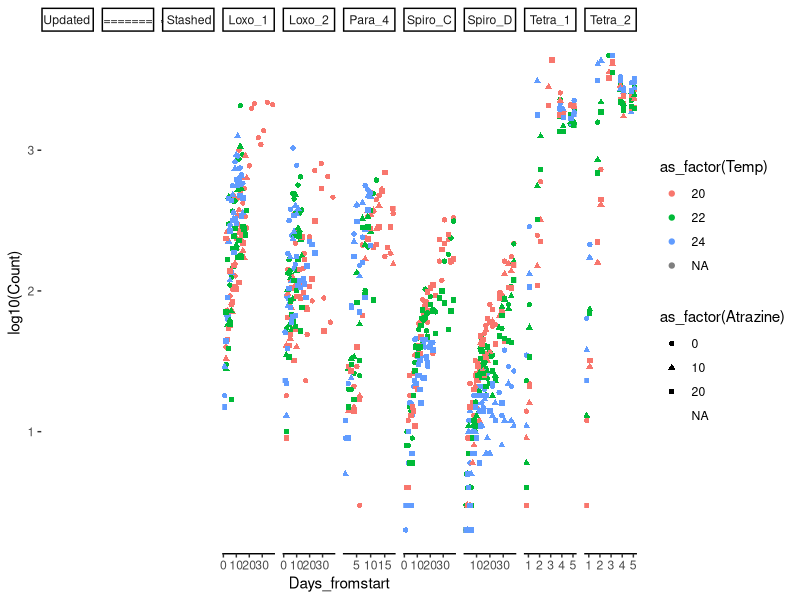
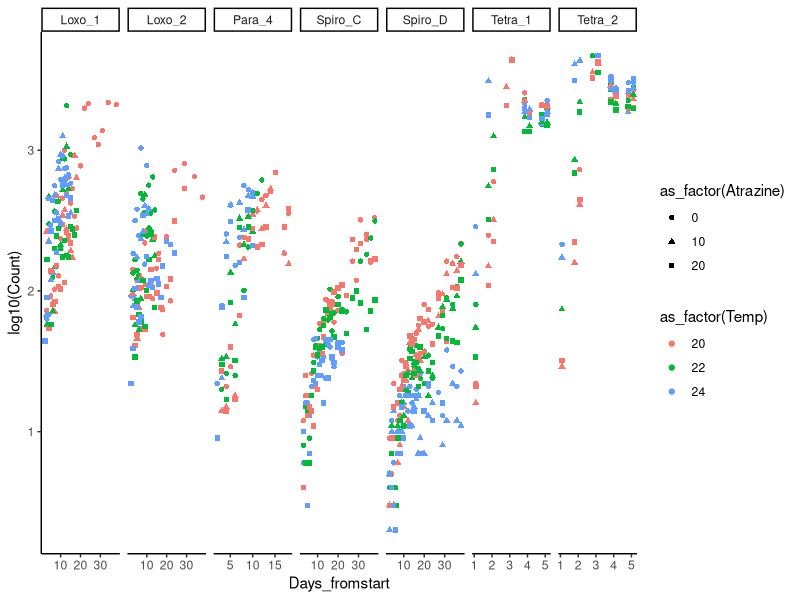
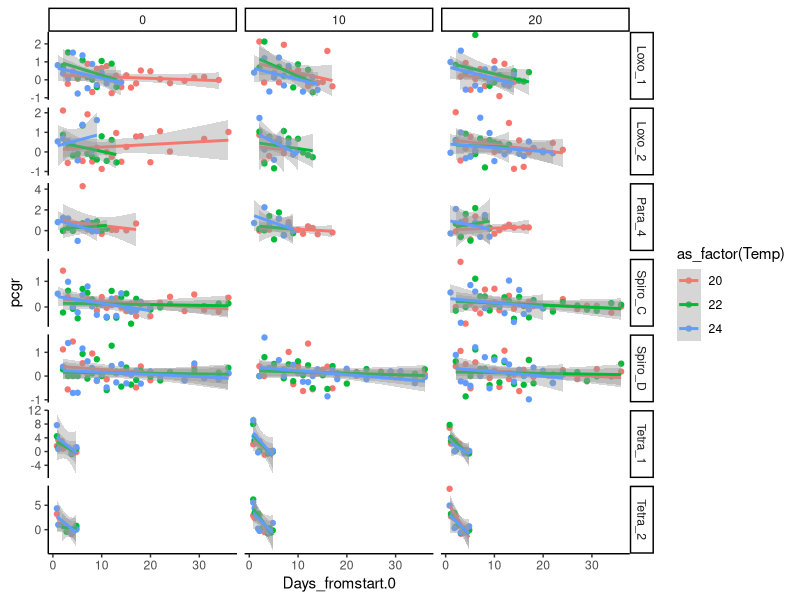
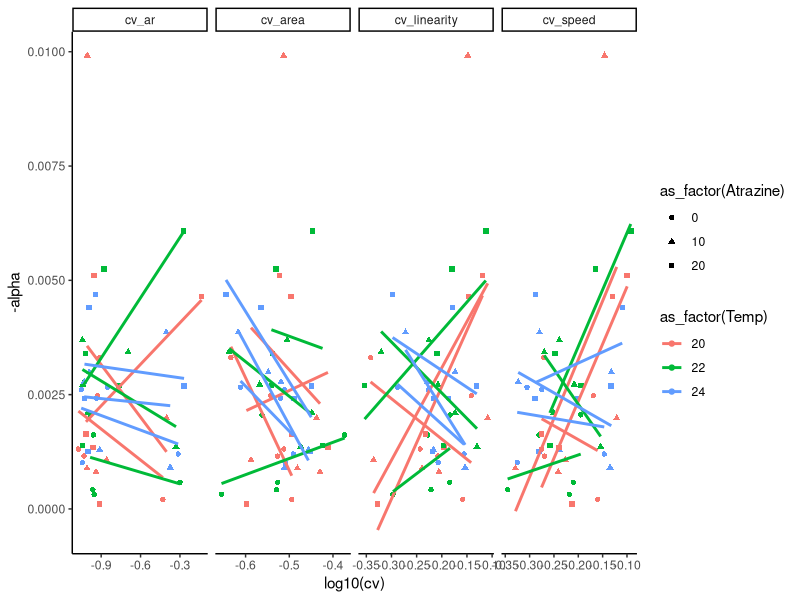

Source code (R) for these figures, in order: (Note: this script raises an error after producing the figures.)
library(tidyverse)
library(lubridate)

# CILIATES ------
## Import data and compute pcgr----
data_cilia <- read.csv("ciliates/DIVERCE_TdB_Ciliates_Traits.csv") %>%
  group_by(Atrazine, Temp, ID_spec) %>%
  mutate(Days_fromstart.0 = lag(Days_fromstart, 1), .after = Days_fromstart) %>%
  mutate(Count.0 = lag(Count, 1), 
         .after = Count) %>%
  mutate(pcgr = log(Count/Count.0)/(Days_fromstart-Days_fromstart.0),
         .after = Count.0) 

## Plot growth curves ----
ggplot(data_cilia) +
  theme_classic() + 
  aes(x=Days_fromstart, y=log10(Count), 
      col=as_factor(Temp), pch=as_factor(Atrazine)) + 
  geom_point() + 
  facet_grid(cols = vars(ID_spec), scales="free") #, rows = vars(ID_spec)

## Kick out: ----
#all pcgr that are too negative (crashing o/t culture)  
#no apparent lag phase
data_cilia_clean <- data_cilia %>%
  filter(pcgr>-1) 

## Re-evaluate growth curves----
ggplot(data_cilia_clean) +
  theme_classic() + 
  aes(x=Days_fromstart, y=log10(Count), 
      col=as_factor(Temp), pch=as_factor(Atrazine)) + 
  geom_point() + 
  facet_grid(cols = vars(ID_spec), scales="free") #, rows = vars(ID_spec)

## Check linear growth----
ggplot(data_cilia_clean) +
  theme_classic() + 
  aes(x=Days_fromstart.0, y=pcgr, 
      col=as_factor(Temp)) + 
  geom_point() + 
  facet_grid(vars(ID_spec), vars(Atrazine), scales="free") + #, rows = vars(ID_spec)
  geom_smooth(method="lm")

## Continue with the analysis----
data_cilia_clean_analysis <- data_cilia_clean %>%
  group_by(Atrazine, Temp, ID_spec) %>%
  mutate(alpha = cov(Count.0, pcgr) / var(Count.0)) %>% #alphas
  mutate(cv_ar = sd_ar/mean_ar) %>% #compute cvs
  mutate(cv_area = sd_area/mean_area) %>%
  mutate(cv_speed = sd_speed/mean_speed) %>%
  mutate(cv_linearity = sd_linearity/mean_linearity) %>%
  summarise_all(mean, na.rm=T) %>%
  select(contains(c("cv_", "ID", "Temp", "Atrazine", "alpha"))) %>%
  pivot_longer(contains(c("cv_")), names_to = "trait", values_to= "cv") %>%
  filter(!grepl('Spiro', ID_spec))

ggplot(data_cilia_clean_analysis) + 
  theme_classic() + 
  aes(x=log10(cv), y=-alpha, 
      col=as_factor(Temp), pch=as_factor(Atrazine)) + 
  geom_point() + 
  facet_grid(cols = vars(trait), scales="free") + #, rows = vars(ID_spec)
  geom_smooth(method="lm", se=F)

# CYANO ------
data_cyano <- read.csv("cyanobacteria/mono_data.csv") %>%
  separate(date.time, sep=" ", into = c("date", "time")) %>%
  mutate(day = yday(date), .after = date) %>%
  select(-c(date, time)) %>%
  group_by(strain, treat) %>%
  mutate(day = day - min(day)) %>%
  mutate(day.0 = lag(day, 1), .after = day) %>%
  mutate(population.mean.0 = lag(population.mean, 1), 
         .after = population.mean) %>%
  mutate(pcgr = log(population.mean/population.mean.0)/(day-day.0),
         .after = population.mean.0)

#kick out: 
#all pcgr that are too negative (crashing o/t culture) and 
#all data points where log10(population.mean) is consistently low (<3.5) because of lags
data_cyano <- data_cyano %>%
  mutate(GRN.B.HLin.cv = GRN.B.HLin.sd/GRN.B.HLin.mean) %>%
  mutate(YEL.B.HLin.cv = YEL.B.HLin.sd/YEL.B.HLin.mean) %>%
  mutate(RED.B.HLin.cv = RED.B.HLin.sd/RED.B.HLin.mean) %>%
  mutate(RED.R.HLin.cv = RED.R.HLin.sd/RED.R.HLin.mean) %>%
  filter(pcgr>-0.1) %>%
  mutate(lag.phase = ((log10(population.mean.0)<3.5)&(log10(population.mean)<3.5))) %>%
  filter(lag.phase == FALSE)

ggplot(data_cyano) +
  theme_classic() + 
  aes(x=day, y=log10(population.mean), 
      col=as_factor(treat), pch=as_factor(treat)) + 
  geom_point() + 
  facet_grid(cols = vars(strain), scales="free") #, rows = vars(ID_spec)

ggplot(data_cyano) +
  theme_classic() + 
  aes(x=population.mean.0, y=pcgr, 
      col=as_factor(treat), pch=as_factor(treat)) + 
  geom_point() + 
  facet_grid(cols = vars(strain), scales="free") #, rows = vars(ID_spec)

#Now compute the alpha's
data_cyano <- data_cyano %>%
  group_by(strain, treat) %>%
  mutate(alpha = cov(population.mean.0, pcgr) / var(population.mean.0)) %>% #alphas
  group_by(strain, treat) %>%
  summarise_all(mean, na.rm=T) %>%
  select(contains(c("strain", "treat", "alpha", ".cv"))) %>%
  pivot_longer(contains(c(".cv")), names_to = "trait", values_to= "cv")

ggplot(data_cyano %>% filter(treat %in% c("C", "T"))) + 
  theme_classic() + 
  aes(x=log10(cv), y=alpha, 
      col=as_factor(treat)) + 
  geom_point() + 
  facet_grid(cols = vars(trait), scales="free") + 
  geom_smooth(method="lm", se = F) #, rows = vars(ID_spec)
